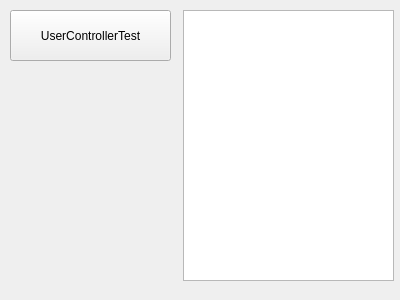
<?xml version="1.0" encoding="UTF-8"?>
<ui version="4.0">
 <class>UnitTestsWindow</class>
 <widget class="QWidget" name="UnitTestsWindow">
  <property name="geometry">
   <rect>
    <x>0</x>
    <y>0</y>
    <width>400</width>
    <height>300</height>
   </rect>
  </property>
  <property name="windowTitle">
   <string>Form</string>
  </property>
  <widget class="QPushButton" name="user_controller_test_btn">
   <property name="geometry">
    <rect>
     <x>10</x>
     <y>10</y>
     <width>161</width>
     <height>51</height>
    </rect>
   </property>
   <property name="text">
    <string>UserControllerTest</string>
   </property>
  </widget>
  <widget class="QTextEdit" name="textEdit">
   <property name="geometry">
    <rect>
     <x>183</x>
     <y>10</y>
     <width>211</width>
     <height>271</height>
    </rect>
   </property>
  </widget>
 </widget>
 <resources/>
 <connections/>
</ui>
